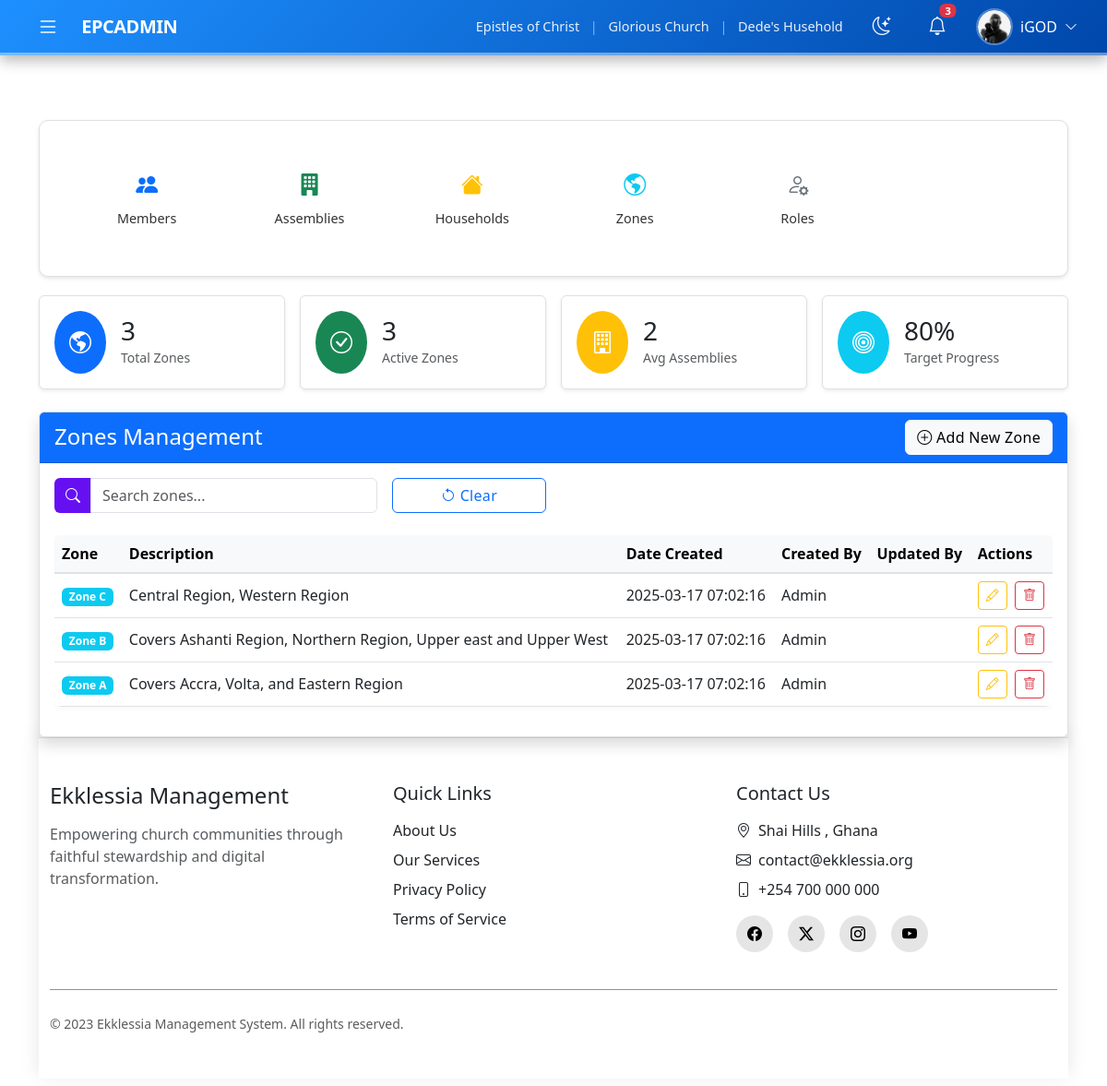
The app's page /app/pages/tpd/zones/index.php (signed in) with its own data.
### tables this page shows
CREATE TABLE `members` (
  `member_id` int(11) NOT NULL,
  `first_name` varchar(50) NOT NULL,
  `last_name` varchar(50) NOT NULL,
  `date_of_birth` date NOT NULL,
  `gender` enum('Male','Female','Other') NOT NULL,
  `marital_status` enum('Single','Married','Divorced','Widowed') NOT NULL,
  `contact` varchar(20) NOT NULL,
  `email` varchar(255) DEFAULT NULL,
  `address` varchar(255) DEFAULT NULL,
  `profile_photo` varchar(255) DEFAULT NULL,
  `digital_address` varchar(20) NOT NULL,
  `occupation` varchar(100) DEFAULT NULL,
  `employer` varchar(100) DEFAULT NULL,
  `work_phone` varchar(20) DEFAULT NULL,
  `highest_education_level` enum('None','Primary','Secondary','Diploma','Bachelor','Master','Doctorate') DEFAULT NULL,
  `institution` varchar(100) DEFAULT NULL,
  `year_graduated` int(11) DEFAULT NULL,
  `status` enum('Committed saint','Active saint','Worker','New saint') NOT NULL,
  `joined_date` date NOT NULL,
  `assemblies_id` int(11) NOT NULL,
  `local_function_id` int(11) NOT NULL,
  `referral_id` int(11) DEFAULT NULL,
  `group_name` varchar(50) DEFAULT NULL,
  `username` varchar(50) NOT NULL,
  `password` varchar(255) NOT NULL,
  `created_at` timestamp NOT NULL DEFAULT current_timestamp(),
  `updated_at` timestamp NULL DEFAULT NULL ON UPDATE current_timestamp(),
  `created_by` varchar(50) NOT NULL,
  `updated_by` varchar(50) DEFAULT NULL
);

CREATE TABLE `assemblies` (
  `assembly_id` int(11) NOT NULL,
  `zone_id` int(11) NOT NULL,
  `region` varchar(100) NOT NULL,
  `city_town` varchar(100) NOT NULL,
  `digital_address` varchar(20) NOT NULL,
  `nearest_landmark` varchar(255) DEFAULT NULL,
  `date_started` date DEFAULT NULL,
  `name` varchar(100) NOT NULL,
  `description` text DEFAULT NULL,
  `status` tinyint(1) NOT NULL DEFAULT 1,
  `created_at` timestamp NOT NULL DEFAULT current_timestamp(),
  `updated_at` timestamp NULL DEFAULT NULL ON UPDATE current_timestamp(),
  `created_by` varchar(50) NOT NULL,
  `updated_by` varchar(50) DEFAULT NULL
);

CREATE TABLE `households` (
  `household_id` int(11) NOT NULL,
  `assembly_id` int(11) NOT NULL,
  `address` varchar(255) NOT NULL,
  `digital_address` varchar(20) NOT NULL,
  `nearest_landmark` varchar(255) DEFAULT NULL,
  `date_started` date DEFAULT NULL,
  `name` varchar(100) NOT NULL,
  `description` text DEFAULT NULL,
  `status` tinyint(1) NOT NULL DEFAULT 1,
  `created_at` timestamp NOT NULL DEFAULT current_timestamp(),
  `updated_at` timestamp NULL DEFAULT NULL ON UPDATE current_timestamp(),
  `created_by` varchar(50) NOT NULL,
  `updated_by` varchar(50) DEFAULT NULL
);

CREATE TABLE `zones` (
  `zone_id` int(11) NOT NULL,
  `name` varchar(100) NOT NULL,
  `description` text DEFAULT NULL,
  `created_at` timestamp NOT NULL DEFAULT current_timestamp(),
  `updated_at` timestamp NULL DEFAULT NULL ON UPDATE current_timestamp(),
  `created_by` varchar(50) NOT NULL,
  `updated_by` varchar(50) DEFAULT NULL
);

### app/pages/tpd/zones/index.php (the view, shortened to what the rows shown need)
<?php
include "../../../includes/header.php";
include "../../../config/db.php";
try {
    $stmt = $pdo->query("SELECT zone_id, name, description, created_at, created_by, updated_by FROM zones ORDER BY created_at DESC");
    $zones = $stmt->fetchAll(PDO::FETCH_ASSOC);
} catch (PDOException $e) {
    echo "Error fetching zones: " . $e->getMessage();
    exit;
}
?>
<!DOCTYPE html>
<html lang="en">
<head>
    <link href="https://cdn.jsdelivr.net/npm/bootstrap@5.3.0/dist/css/bootstrap.min.css" rel="stylesheet">
    <link href="https://cdn.jsdelivr.net/npm/bootstrap-icons/font/bootstrap-icons.css" rel="stylesheet">
    <link href="/Ekklessia-church-management/Public/css/style.css" rel="stylesheet">
</head>
<body class="d-flex flex-column min-vh-100">
<main class="container flex-grow-1 py-2">
    <div class="card shadow">
        <div class="card-body">
            <div class="table-responsive">
                <table class="table table-hover align-middle">
                    <thead class="table-light">
                        <tr>
                            <th>Zone</th>
                            <th>Description</th>
                            <th>Date Created</th>
                            <th>Created By</th>
                            <th>Updated By</th>
                            <th>Actions</th>
                        </tr>
                    </thead>
                    <tbody>
                        <?php foreach ($zones as $zone): ?>
                            <tr>
                                <td>
                                    <span class="badge bg-info view-zone" data-zone-id="<?php echo $zone['zone_id']; ?>" data-bs-toggle="modal" data-bs-target="#viewZoneModal">
                                        <?php echo htmlspecialchars($zone['name']); ?>
                                    </span>
                                </td>
                                <td><?php echo htmlspecialchars($zone['description']); ?></td>
                                <td><?php echo htmlspecialchars($zone['created_at']); ?></td>
                                <td><?php echo htmlspecialchars($zone['created_by']); ?></td>
                                <td><?php echo htmlspecialchars($zone['updated_by'] ?? 'N/A'); ?></td>
                                <td>
                                    <div class="d-flex gap-2">
                                        <button class="btn btn-sm btn-outline-warning" data-bs-toggle="modal" data-bs-target="#editZoneModal-<?php echo $zone['zone_id']; ?>" title="Edit">
                                            <i class="bi bi-pencil"></i>
                                        </button>
                                        <button class="btn btn-sm btn-outline-danger" data-bs-toggle="modal" data-bs-target="#deleteZoneModal-<?php echo $zone['zone_id']; ?>" title="Delete">
                                            <i class="bi bi-trash"></i>
                                        </button>
                                    </div>
                                </td>
                            </tr>
                        <?php endforeach; ?>
                    </tbody>
                </table>
            </div>
        </div>
    </div>
</body>
</html>

### app/includes/header.php (shortened to what the rows shown need)
<?php
require_once __DIR__ . '/../config/config.php';
$image_base_url = '/Ekklessia-church-management/app/resources/assets/images/';
$username = 'Guest';
$profile_picture = '';
$church_name = 'Epistles of Christ';
$assembly_name = 'N/A';
$household_name = 'N/A';
if (isset($_SESSION['member_id'])) {
    try {
        $stmt = $pdo->prepare("
            SELECT m.username, m.profile_photo,
                   a.name AS assembly_name, a.assembly_id AS assembly_id,
                   h.name AS household_name, h.household_id AS household_id
            FROM members m
            LEFT JOIN member_household mh ON m.member_id = mh.member_id
            LEFT JOIN assemblies a ON mh.assemblies_id = a.assembly_id
            LEFT JOIN households h ON mh.household_id = h.household_id
            WHERE m.member_id = :member_id
            LIMIT 1
        ");
        $stmt->execute(['member_id' => $_SESSION['member_id']]);
        $user = $stmt->fetch(PDO::FETCH_ASSOC);
        if ($user) {
            $username = htmlspecialchars($user['username'] ?? 'Guest');
            $assembly_name = htmlspecialchars($user['assembly_name'] ?? 'N/A');
            $household_name = htmlspecialchars($user['household_name'] ?? 'N/A');
            if (!empty($user['profile_photo']) && strtolower($user['profile_photo']) !== 'null') {
                $profile_photo_cleaned = basename(trim($user['profile_photo']));
                $profile_picture_path = $image_base_url . rawurlencode($profile_photo_cleaned);
                $file_path = realpath(__DIR__ . '/../resources/assets/images/' . $profile_photo_cleaned);
                if ($file_path && file_exists($file_path)) {
                    $profile_picture = $profile_picture_path;
                }
            }
        }
    } catch (PDOException $e) {
        error_log("Error fetching user details: " . $e->getMessage());
    }
}
?>
<!DOCTYPE html>
<html lang="en" data-bs-theme="light">
<head>
    <link rel="stylesheet" href="https://cdn.jsdelivr.net/npm/bootstrap@5.3.0/dist/css/bootstrap.min.css">
    <link rel="stylesheet" href="https://cdn.jsdelivr.net/npm/bootstrap-icons@1.11.3/font/bootstrap-icons.min.css">
    <link rel="stylesheet" href="https://cdnjs.cloudflare.com/ajax/libs/font-awesome/6.4.2/css/all.min.css">
    <link rel="stylesheet" href="/Ekklessia-church-management/public/assets/css/style.css">
</head>
<body>
<header class="top-header d-flex align-items-center justify-content-between">
    <div class="d-flex align-items-center gap-4">
        <div class="church-info d-none d-md-block">
            <span class="church-name"><?php echo $church_name; ?></span>
            <span class="separator">|</span>
            <span class="assembly-name"><?php echo $assembly_name; ?></span>
            <span class="separator">|</span>
            <span class="household-name"><?php echo $household_name; ?></span>
        </div>
        <div class="dropdown">
            <button class="user-profile border-0 bg-transparent p-0" type="button" id="userDropdown" data-bs-toggle="dropdown" aria-expanded="false">
                <div class="d-flex align-items-center gap-2">
                    <div class="profile-image-container">
                        <?php if (!empty($profile_picture)): ?>
                            <img src="<?php echo $profile_picture; ?>" alt="Profile" class="w-100 h-100 object-fit-cover">
                        <?php else: ?>
                            <div class="profile-placeholder d-flex align-items-center justify-content-center h-100 bg-light">
                                <i class="bi bi-person text-secondary"></i>
                            </div>
                        <?php endif; ?>
                    </div>
                    <div class="d-none d-md-flex align-items-center text-white">
                        <span class="me-2"><?php echo $username; ?></span>
                        <i class="bi bi-chevron-down small"></i>
                    </div>
                </div>
            </button>
        </div>
    </div>
</header>
</body>
</html>

### records on screen
members: assemblies.name "Glorious Church", households.name "Dede's Husehold", profile_photo (picture), username "iGOD"
zones: name "Zone C", description "Central Region, Western Region", created_at "2025-03-17 07:02:16", created_by "Admin"
zones: name "Zone B", description "Covers Ashanti Region, Northern Region, Upper east and Upper West", created_at "2025-03-17 07:02:16", created_by "Admin"
zones: name "Zone A", description "Covers Accra, Volta, and Eastern Region", created_at "2025-03-17 07:02:16", created_by "Admin"

### other values on screen
$church_name "Epistles of Christ"
$total_zones "3"
$active_zones "3"
$avg_assemblies_per_zone "2"
$total_progress "80"
$page_title "Zones Management"
